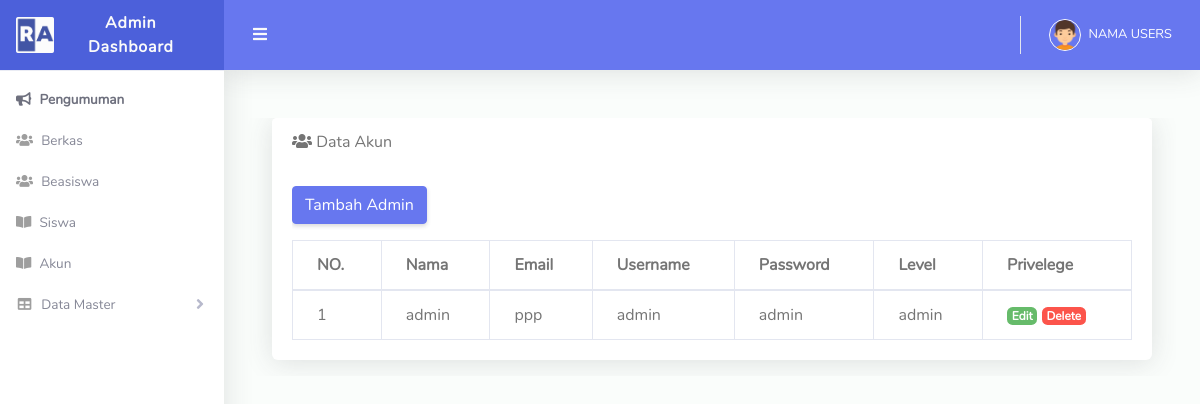
The page /index.php/akun on the database its author committed.
### tables this page shows
CREATE TABLE `user` (
  `id_user` int(11) NOT NULL,
  `nisn` varchar(10) NOT NULL,
  `email` varchar(30) NOT NULL,
  `username` varchar(30) NOT NULL,
  `password` varchar(30) NOT NULL,
  `name` varchar(30) NOT NULL,
  `level` varchar(10) NOT NULL
);

### application/controllers/Akun.php (called while the page is built, shortened)
<?php
    class Akun extends CI_Controller {
        public function __construct(){
            $this->load->model('Akun_model');
            $this->load->library('form_validation');
            $this->load->library('session');
        }
        public function index(){
            $data['title'] = "Data Akun";
            $data['akun'] = $this->Akun_model->getAllakun();
            $this->load->view('template/header');
            $this->load->view('admin/akun', $data);
            $this->load->view('template/footer');
        }
    }
?>

### index.php (called while the page is built, shortened)
<?php
require_once BASEPATH.'core/CodeIgniter.php';

### application/models/Akun_model.php (called while the page is built, shortened)
<?php
    class Akun_model extends CI_Model {
        public function getAllAkun(){
            $query = $this->db->get('user');
            return $query->result_array();
        }
    }
?>

### application/views/admin/akun.php (the view, shortened to what this page needs)
<link rel="stylesheet" href="http://cdn.datatables.net/1.10.20/css/jquery.dataTables.min.css">
<div id="content-wrapper">
      <div class="container-fluid">
        <div class="card mb-3">
          <div class="card-header">
            <i class="fas fa-users"></i>
            Data Akun</div>
          <div class="card-body">
            <div class="table-responsive">
            <a href="<?php echo base_url('akun/tambah/')?>" class="btn btn-primary mb-3">Tambah Admin</a>
              <table class="table table-bordered" id="dataTable" width="100%" cellspacing="0">
                <thead>
                  <tr>
                    <th>NO.</th>
                    <th>Nama</th>
                    <th>Email</th>
                    <th>Username</th>
                    <th>Password</th>
                    <th>Level</th>
                    <th>Privelege</th>
                  </tr>
                </thead>
                <tbody>
                  <?php
                    $i = 1;
                    foreach($akun as $rowAkun){?>
                      <tr>
                        <td><?= $i++; ?></td>
                        <td><?= $rowAkun['name']?></td>
                        <td><?= $rowAkun['email']?></td>
                        <td><?= $rowAkun['username']?></td>
                        <td><?= $rowAkun['password']?></td>
                        <td><?= $rowAkun['level']?></td>
                        <td>
                        <a href="<?php echo base_url('akun/edit/'.$rowAkun['id_user'])?>" class="badge badge-success">Edit</a>
                        <a href="<?php echo base_url('akun/hapus/'.$rowAkun['id_user'])?>" onclick="return confirm('Are you sure you want to delete this item?');"
                           class="badge badge-danger">Delete</a>
                        </td>
                      </tr>
                      <?php } ?>
                </tbody>
              </table>
            </div>
          </div>
        </div>
      </div>

### rows shown on the page
user: name "admin", email "ppp", username "admin", password "admin", level "admin"
